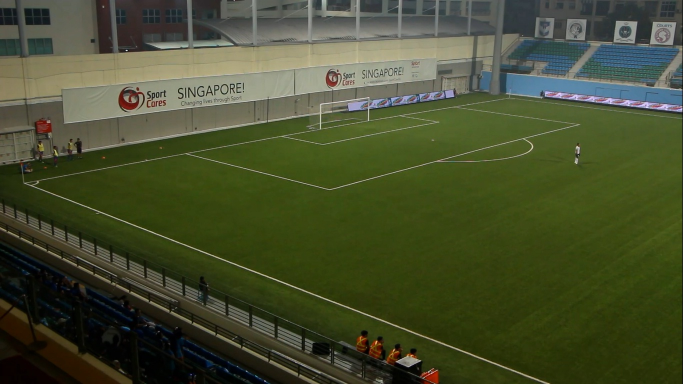
#> input picture Soccer-left.jpg, 1366 x 768 px (shown at 1/2 size)
$ python PicsHarr.py
#> lines starting #> are read from the running program, lines starting #| are printed output that depends on the picture; after the words box and inside, x2 and y2 are one past the last pixel; in counts of white or black regions, pixels touching at a corner belong together
# -*- coding: utf-8 -*-
"""
Created on Mon Sep 21 21:07:34 2015

@author: ABDULLAH A. ABUOLAIM
"""

import cv2
import numpy as np

img = cv2.imread('Soccer-left.jpg')
#> img is the input picture: shape (768, 1366, 3); mean B, G, R 45.8, 77.2, 70.1
gray = cv2.cvtColor(img,cv2.COLOR_BGR2GRAY)

img1 = cv2.imread('Soccer-mid.jpg')
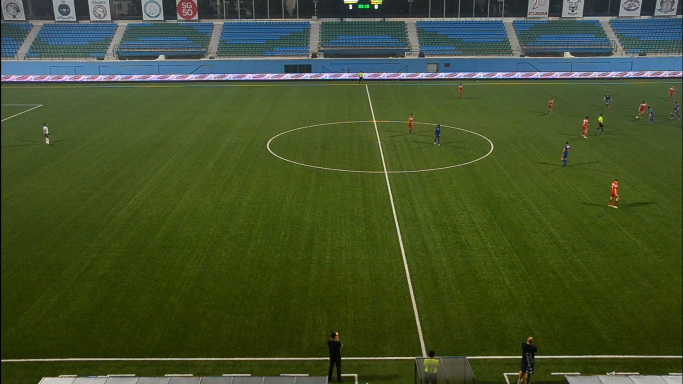
#> input picture Soccer-mid.jpg, 1366 x 768 px (shown at 1/2 size)
#> img1 is the input picture: shape (768, 1366, 3); mean B, G, R 42.8, 81.2, 67.1
gray1 = cv2.cvtColor(img1,cv2.COLOR_BGR2GRAY)
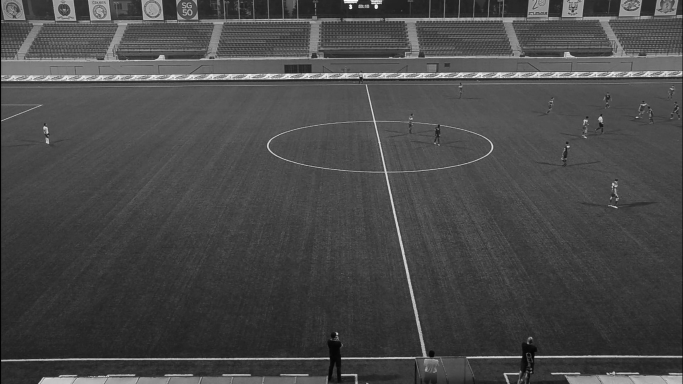
#> gray1: shape (768, 1366) (shown at 1/2 size); min 0, max 254, mean 72.6

img2 = cv2.imread('Soccer-right.jpg')
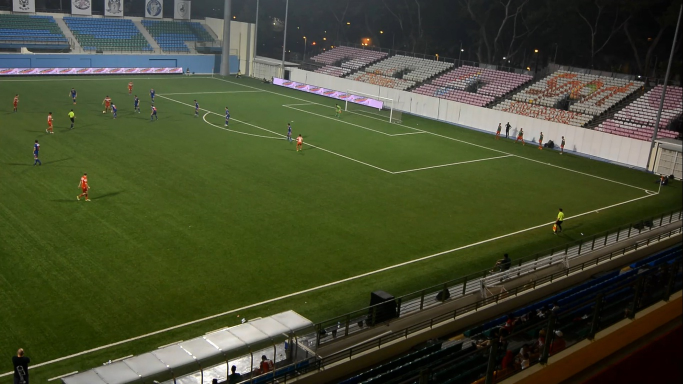
#> input picture Soccer-right.jpg, 1366 x 768 px (shown at 1/2 size)
#> img2 is the input picture: shape (768, 1366, 3); mean B, G, R 47.9, 74.9, 68.9
gray2 = cv2.cvtColor(img2,cv2.COLOR_BGR2GRAY)
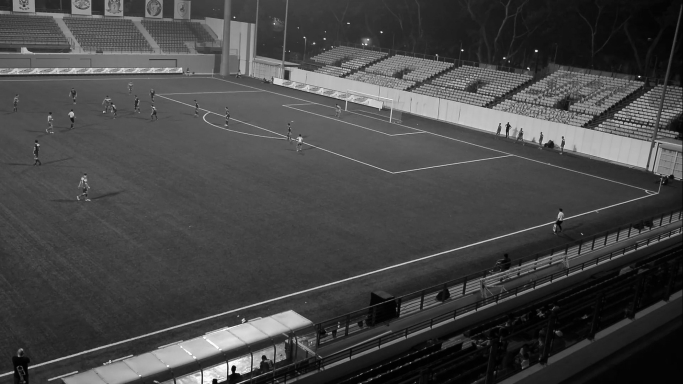
#> gray2: shape (768, 1366) (shown at 1/2 size); min 0, max 255, mean 70.1

gray = np.float32(gray)
dst = cv2.cornerHarris(gray,2,3,0.04)

gray1 = np.float32(gray1)
dst1 = cv2.cornerHarris(gray1,2,3,0.04)

gray2 = np.float32(gray2)
dst2 = cv2.cornerHarris(gray2,2,3,0.04)

#result is dilated for marking the corners, not important
dst = cv2.dilate(dst,None)
dst1 = cv2.dilate(dst1,None)
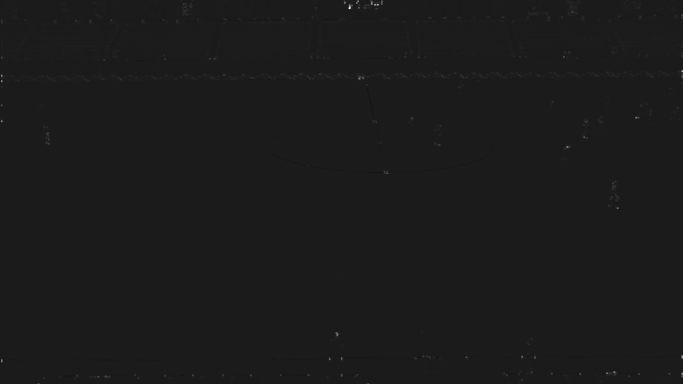
#> dst1: shape (768, 1366) float32 (shown at 1/2 size); min -10526467, max 86222016, mean 68577.8; drawn with min black and max white
dst2 = cv2.dilate(dst2,None)

# Threshold for an optimal value, it may vary depending on the image.
img[dst>0.01*dst.max()]=[0,0,255]
img1[dst1>0.01*dst1.max()]=[0,0,255]
img2[dst2>0.01*dst2.max()]=[0,0,255]
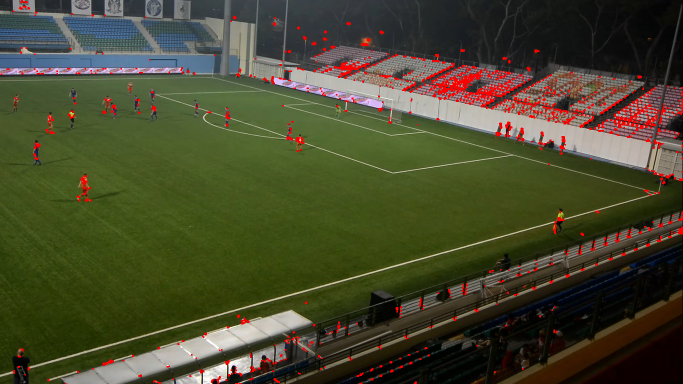
#> img2: shape (768, 1366, 3) (shown at 1/2 size); 2.27% of pixels changed, all inside (x1, y1, x2, y2) = (1, 0, 1366, 768)

cc=img[250:400,1050:1250,:]
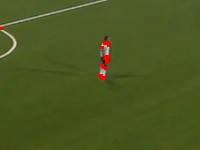
#> cc: shape (150, 200, 3); mean B, G, R 33.2, 88, 74.5
cv2.imshow('cut',cc)
cv2.imshow('dst',img)
cv2.imshow('dst1',img1)
cv2.imshow('dst2',img2)
if cv2.waitKey(0) & 0xff == 27:
#> (key Esc is pressed here)
    cv2.destroyAllWindows()
